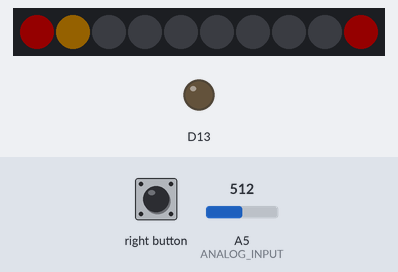
This sketch was run on a simulated Adafruit Circuit Playground Express. Shown: 10 RGB LEDs in strip order, left to right, output pins drawn as LEDs (lit = HIGH). The inputs (shaded band) are chosen by the test bench; at power-on: A5 (ANALOG_INPUT) = 512. Dim RGB values are drawn brighter than linear.

Above: at 2.1 s.
At 4.8 s:
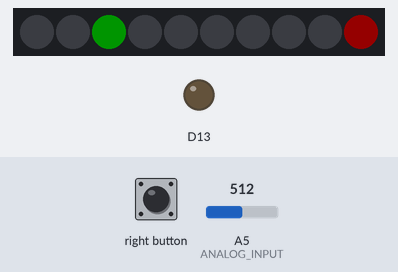
4.9 s: right button pressed for 0.15 s
At 8.2 s:
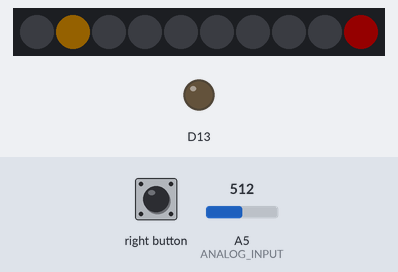
Timing chart, 0 to 9.7 s (numbered marks = the images above; inputs shaded):
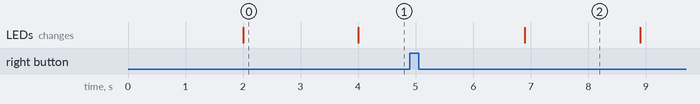

Measured:
- after the input at 4.9 s, the LEDs: change after 2.0 s (image 2)
- what the display in image 0 shows lasts 2.0 s, from 2.0 s to 4.0 s

The sketch:

Puffin_Crossing.ino
```cpp
#include <Adafruit_CircuitPlayground.h>

bool rightButtonPressed;

// Detect light using the analog light sensor (photoresistor)
#define ANALOG_INPUT A5
// Variable to store the sensor value
int sensor_value;


void setup() {
  // put your setup code here, to run once:
  CircuitPlayground.begin();
  CircuitPlayground.clearPixels();
}

void loop() {
  // put your main code here, to run repeatedly:

  CircuitPlayground.setPixelColor(0, 255, 0, 0);    //Turn LED 0 to red
  CircuitPlayground.setPixelColor(9, 255, 0, 0);    //Turn LED 9 to red
  delay(2000);
  CircuitPlayground.setPixelColor(1, 255, 165, 0);  //Turn LED 1 to orange
  delay(2000);
  CircuitPlayground.setPixelColor(0, 0, 0, 0);      //Turn LED 0 off
  CircuitPlayground.setPixelColor(1, 0, 0, 0);      //Turn LED 1 off

  do {
    CircuitPlayground.setPixelColor(2, 0, 255, 0);    //Turn LED 2 to green
    rightButtonPressed = CircuitPlayground.rightButton();
  } while (!rightButtonPressed);
  delay(2000);
  CircuitPlayground.setPixelColor(2, 0, 0, 0);      //Turn LED 2 off
  CircuitPlayground.setPixelColor(1, 255, 165, 0);  //Turn LED 1 to orange
  delay(2000);
  CircuitPlayground.setPixelColor(1, 0, 0, 0);      //Turn LED 1 off
  CircuitPlayground.setPixelColor(0, 255, 0, 0);    //Turn LED 0 to red

  CircuitPlayground.setPixelColor(9, 0, 0, 0);      //Turn LED 9 off
  CircuitPlayground.setPixelColor(8, 0, 255, 0);    //Turn LED 8 to green


  delay(2000);
  sensor_value = analogRead(ANALOG_INPUT);
  while(sensor_value > 10){
    delay(100);
    sensor_value = analogRead(ANALOG_INPUT);
  }


  CircuitPlayground.setPixelColor(8, 0, 0, 0);      //Turn LED 8 off
}
```
